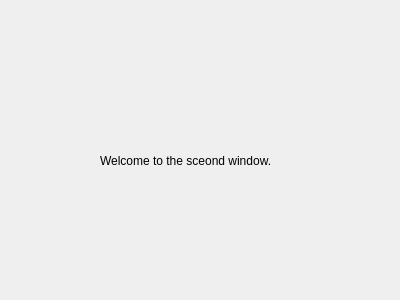
<?xml version="1.0" encoding="UTF-8"?>
<ui version="4.0">
 <class>Second</class>
 <widget class="QDialog" name="Second">
  <property name="geometry">
   <rect>
    <x>0</x>
    <y>0</y>
    <width>400</width>
    <height>300</height>
   </rect>
  </property>
  <property name="windowTitle">
   <string>Dialog</string>
  </property>
  <widget class="QLabel" name="label">
   <property name="geometry">
    <rect>
     <x>100</x>
     <y>110</y>
     <width>191</width>
     <height>101</height>
    </rect>
   </property>
   <property name="text">
    <string>Welcome to the sceond window.</string>
   </property>
  </widget>
 </widget>
 <resources/>
 <connections/>
</ui>
